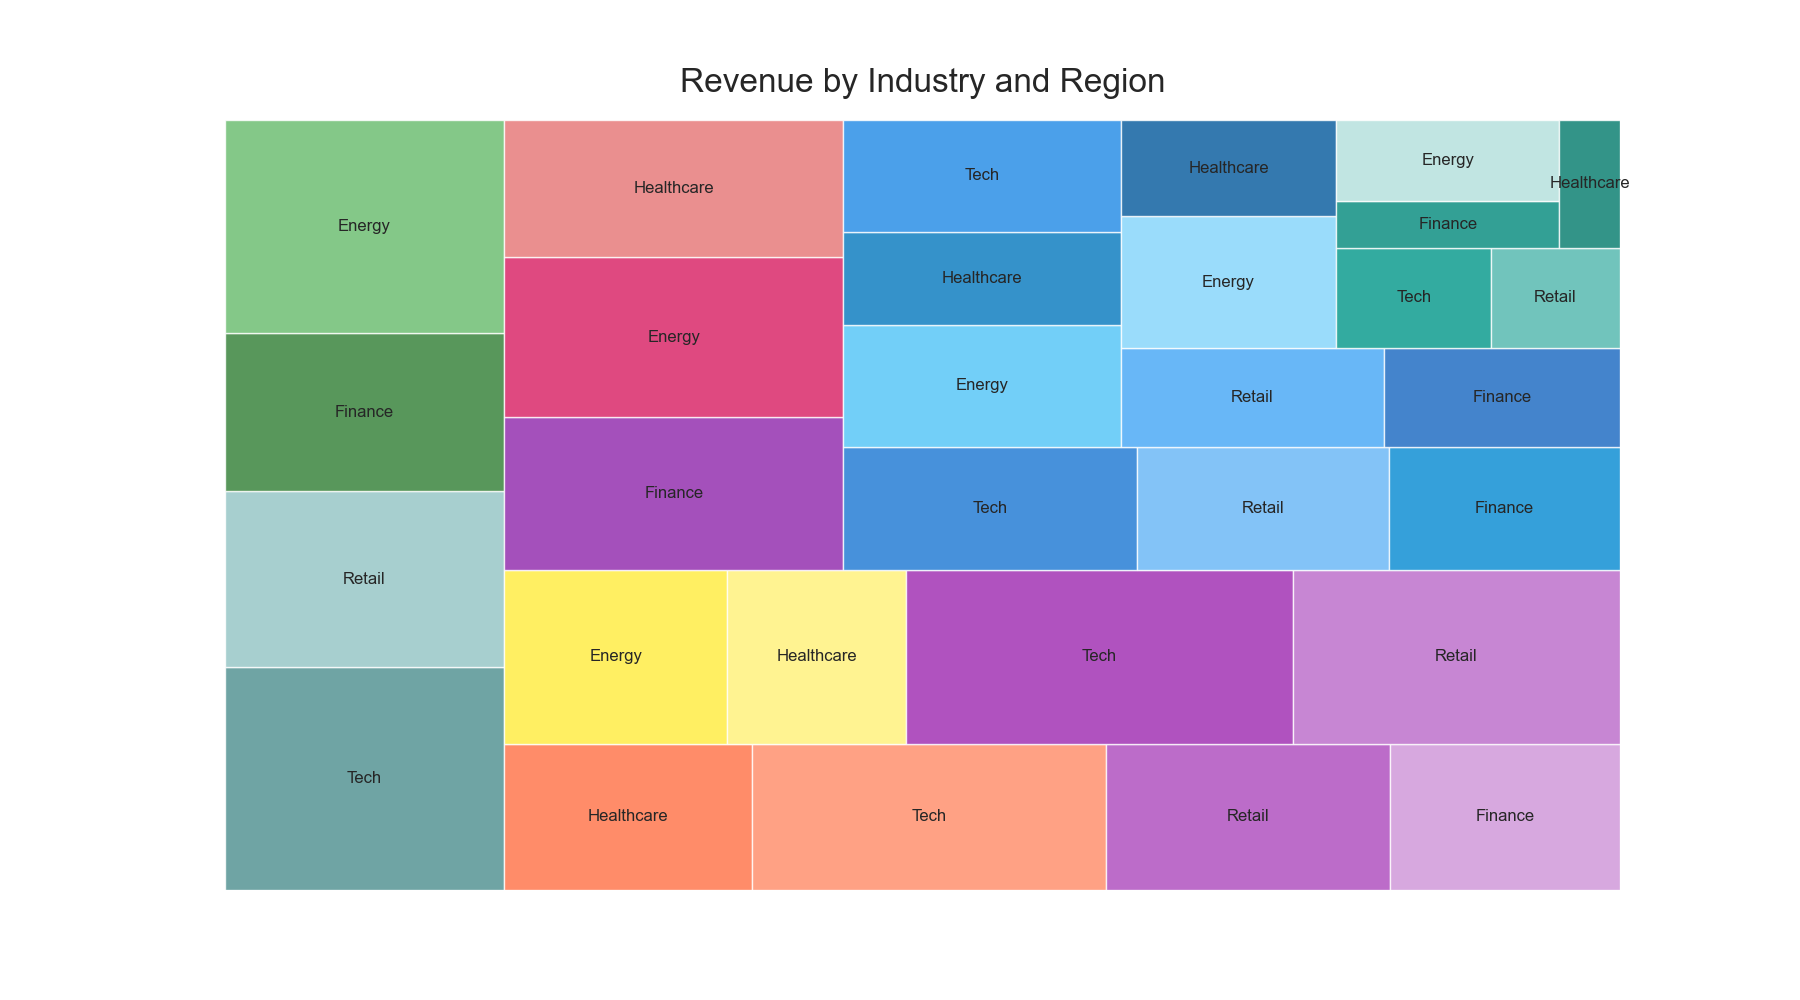

Write Python code to recreate this figure.

import matplotlib.pyplot as plt
import pandas as pd
import squarify  # treemap library

# Prepare the data
data = {
    'Region': ['North America', 'North America', 'North America', 'North America', 'North America', 
               'Europe', 'Europe', 'Europe', 'Europe', 'Europe', 
               'Asia', 'Asia', 'Asia', 'Asia', 'Asia', 
               'South America', 'South America', 'South America', 'South America', 'South America',
               'Africa', 'Africa', 'Africa', 'Africa', 'Africa',
               'Oceania', 'Oceania', 'Oceania', 'Oceania', 'Oceania'],
    'Crop': ['Tech', 'Retail', 'Finance', 'Energy', 'Healthcare', 
             'Tech', 'Retail', 'Finance', 'Energy', 'Healthcare',
             'Tech', 'Retail', 'Finance', 'Energy', 'Healthcare',
             'Tech', 'Retail', 'Finance', 'Energy', 'Healthcare',
             'Tech', 'Retail', 'Finance', 'Energy', 'Healthcare',
             'Tech', 'Retail', 'Finance', 'Energy', 'Healthcare'],
    'Revenue': [1200, 950, 850, 1150, 700, 
                1000, 800, 650, 750, 600, 
                1300, 1100, 1000, 1050, 900, 
                700, 600, 550, 650, 500, 
                600, 500, 450, 550, 400, 
                300, 250, 200, 350, 150]
}

df = pd.DataFrame(data)

# Create a color list
colors = ['#4B8E8D', '#91C4C4', '#2E7D32', '#66BB6A', '#FF7043', 
          '#FF8A65', '#AB47BC', '#CE93D8', '#FFEB3B', '#FFF176', 
          '#9C27B0', '#BA68C8', '#8E24AA', '#D81B60', '#E57373',
          '#1976D2', '#64B5F6', '#0288D1', '#4FC3F7', '#0277BD',
          '#1E88E5', '#42A5F5', '#1565C0', '#81D4FA', '#01579B',
          '#009688', '#4DB6AC', '#00897B', '#B2DFDB', '#00796B']

# Create a figure with a defined size
plt.figure(figsize=(18, 10))

# Plot
squarify.plot(sizes=df['Revenue'], label=df['Crop'], color=colors, alpha=0.8)
plt.title('Revenue by Industry and Region', fontsize=24, pad=20)

# Remove axes
plt.axis('off')

# Show the plot
plt.show()
